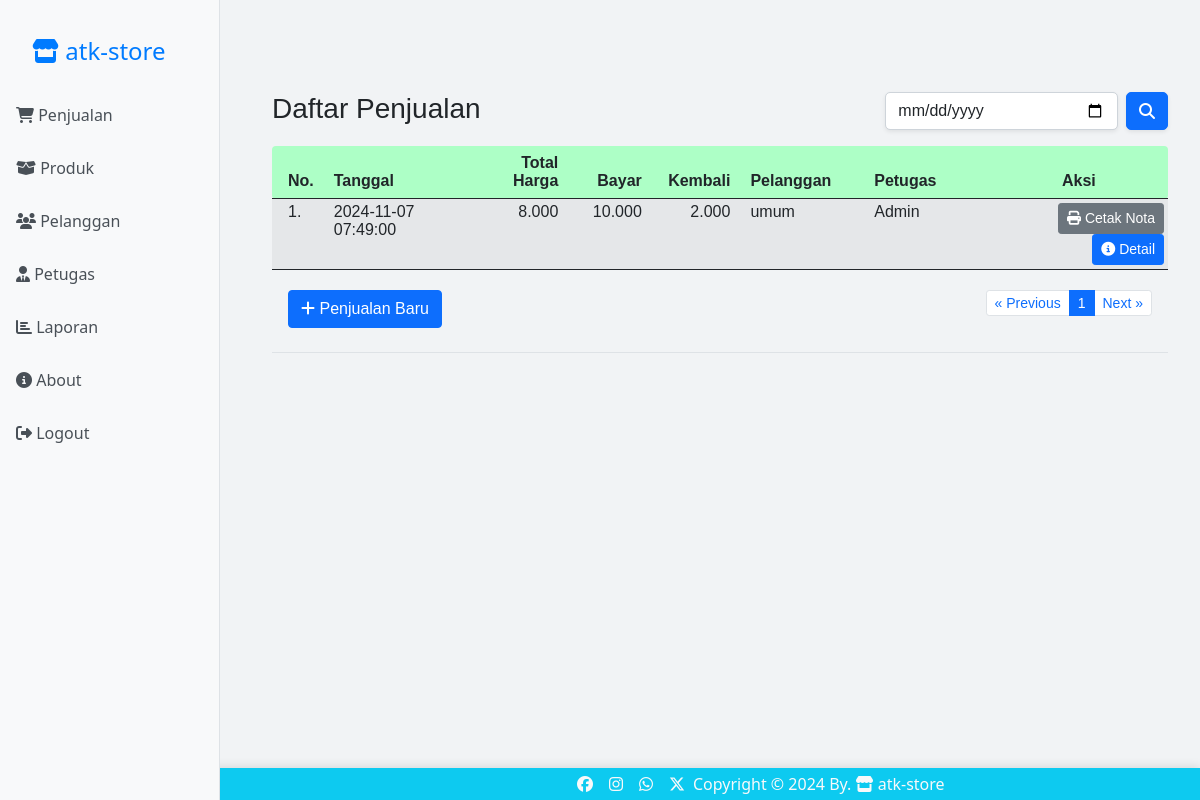
The app's page /penjualan/index.php (signed in) with its own data.
### tables this page shows
CREATE TABLE `penjualan` (
  `penjualan_id` int(11) NOT NULL,
  `tanggal` datetime DEFAULT NULL,
  `total_harga` int(11) DEFAULT NULL,
  `bayar` int(11) DEFAULT NULL,
  `id_pelanggan` int(11) DEFAULT NULL,
  `id_petugas` int(11) NOT NULL,
  `nama_petugas` varchar(30) DEFAULT NULL
);

CREATE TABLE `petugas` (
  `id_petugas` int(11) NOT NULL,
  `username` varchar(30) DEFAULT NULL,
  `password` varchar(100) DEFAULT NULL,
  `nama_petugas` varchar(35) DEFAULT NULL,
  `level` enum('admin','petugas') DEFAULT NULL
);

### penjualan/index.php (the view, shortened to what this page needs)
<?php
if (!isset($_SESSION['username']) && !isset($_SESSION['password'])) {
	?>
	<meta http-equiv="refresh" content="0;url=../login.php">
	<?php
} else {
	if (isset($_SESSION['penid'])) {
		?>
		<meta http-equiv="refresh" content="1;url=transaksi.php">
		<?php
	} else {
		?>
		<html>
		<!DOCTYPE html>
		<html lang="en">
		<head>
			<link rel="stylesheet" href="../bootstrap/css/bootstrap.min.css" />
			<link rel="stylesheet" href="../css/all.min.css">
			<link rel="stylesheet" href="css/fontawesome.min.css">
			<link rel="stylesheet" href="../styleMe.css">
		</head>
		<body>
			<?php include "../sidebar.php" ?>
			<main>
				<br><br><br>
				<div class="container">
					<div class="row">
						<div class="col-sm-8">
							<h3>Daftar Penjualan</h3>
						</div>
						<div class="col-sm-4">
							<form class="d-flex" method="GET" action="">
								<input class="form-control me-2 shadow-sm" type="date" name="tgl" style="border-radius: 5px;">
								<button class="btn btn-primary shadow-sm" type="submit" style="border-radius: 5px;">
									<i class="fas fa-search"></i>
								</button>
							</form>
						</div>
					</div>
					<table class="table table-hover table-striped table-sm">
						<thead class=" text-dark" style="background-color: #adffc6; color: white;">
							<tr>
								<th class="py-2 px-3 rounded-start" width="55px">No.</th>
								<th class="py-2" width="200px">Tanggal</th>
								<th class="py-2 text-end" width="100px">Total Harga</th>
								<th class="py-2 text-end" width="100px">Bayar</th>
								<th class="py-2 text-end" width="100px">Kembali</th>
								<th class="py-2 px-3" width="150px">Pelanggan</th>
								<th class="py-2" width="150px">Petugas</th>
								<th class="py-2 text-center rounded-end" width="250px">Aksi</th>
							</tr>
						</thead>
						<tbody>
							<?php
							include "../config.php";
							$id_petugas = $_SESSION['id_petugas'];
							$batas = 10;
							$halaman = isset($_GET['halaman']) ? (int) $_GET['halaman'] : 1;
							$halaman_awal = ($halaman > 1) ? ($halaman * $batas) - $batas : 0;
							$previous = $halaman - 1;
							$next = $halaman + 1;
							$tglskr = date("Y-m-d");
							if (isset($_GET['tgl'])) {
								$tgl = $_GET['tgl'];
								$sqldata = "select * from penjualan where tanggal like '$tgl%' and id_petugas='$id_petugas'";
							} else {
								$sqldata = "select * from penjualan where tanggal like '$tglskr%' and id_petugas='$id_petugas'";
							}
							$resdata = mysqli_query($koneksi, $sqldata);
							$jumlah_data = mysqli_num_rows($resdata);
							$total_halaman = ceil($jumlah_data / $batas);
							if (isset($_GET['tgl'])) {
								$tgl = $_GET['tgl'];
								$sql = "select * from penjualan where tanggal like '$tgl%' and id_petugas='$id_petugas' limit $halaman_awal, $batas";
							} else {
								$sql = "select * from penjualan where tanggal like '$tglskr%' and id_petugas='$id_petugas' limit $halaman_awal, $batas";
							}
							$result = mysqli_query($koneksi, $sql);
							$no = $halaman_awal + 1;
							while ($data = mysqli_fetch_array($result)) {
								$tohar = number_format($data['total_harga'], 0, ",", ".");
								$byr = number_format($data['bayar'], 0, ",", ".");
								$kembali = $data['bayar'] - $data['total_harga'];
								$kbl = number_format($kembali, 0, ",", ".");
								$id_pelanggan = $data['id_pelanggan'];
								$id_petugas = $data['id_petugas'];
								$sqlpetugas = "select * from petugas where id_petugas='$id_petugas'";
								$respetugas = mysqli_query($koneksi, $sqlpetugas);
								$dtpetugas = mysqli_fetch_array($respetugas);
								if (!$id_pelanggan) {
									$dtpelanggan['nama_pelanggan'] = 'umum';
								} else {
									$sqlpelanggan = "select * from pelanggan where id_pelanggan='$id_pelanggan'";
									$respelanggan = mysqli_query($koneksi, $sqlpelanggan);
									$dtpelanggan = mysqli_fetch_array($respelanggan);
								}
								?>
								<tr>
									<td class="px-3"><?= $no ?>.</td>
									<td><?= $data['tanggal'] ?></td>
									<td align="right"><?= $tohar ?></td>
									<td align="right"><?= $byr ?></td>
									<td align="right"><?= $kbl ?></td>
									<td class="px-3"><?= $dtpelanggan['nama_pelanggan'] ?></td>
									<td><?= $dtpetugas['nama_petugas'] ?></td>
									<td align="right">
										<a href="printnota.php?penid=<?= $data['penjualan_id'] ?>&kbl=<?= $kbl ?>" target="blank"
											class="btn btn-secondary btn-sm">
											<i class="fas fa-print"></i> Cetak Nota
										</a>
										<a href="detail_penjualan.php?penid=<?= $data['penjualan_id'] ?>&npet=<?= $dtpetugas['nama_petugas'] ?>&npel=<?= $dtpelanggan['nama_pelanggan'] ?>&tgl=<?= $data['tanggal'] ?>&byr=<?= $byr ?>&kbl=<?= $kbl ?>&halaman=<?= $halaman ?>"
											class="btn btn-primary btn-sm">
											<i class="fas fa-info-circle"></i> Detail
										</a>
									</td>
								</tr>
								<?php
								$no++;
							}
							?>
						</tbody>
						<tfoot>
							<tr>
								<td colspan="8" class="text-center">
									<div class="container">
										<div class="row">
											<div class="col-4 text-start py-3">
												<a class="btn btn-primary" href="penjualan_simpan.php">
													<i class="fas fa-plus"></i> Penjualan Baru
												</a>
											</div>
											<div class="col-8 text-end py-3">
												<ul class="pagination justify-content-end pagination-sm">
													<li class="page-item"><a class="page-link" <?php if ($halaman > 1) {
														echo "href='?halaman=$previous'";
													} ?>>&laquo; Previous</a></li>
													<?php
													for ($x = 1; $x <= $total_halaman; $x++) {
														if ($x == $halaman) {
															?>
															<li class="page-item active"><a class="page-link"
																	href="?halaman=<?php echo $x ?>"><?php echo $x; ?></a></li>
															<?php
														} else {
															?>
															<li class="page-item"><a class="page-link"
																	href="?halaman=<?php echo $x ?>"><?php echo $x; ?></a></li>
															<?php
														}
													}
													?>
													<li class="page-item"><a class="page-link" <?php if ($halaman < $total_halaman) {
														echo "href='?halaman=$next'";
													} ?>>Next &raquo;</a></li>
												</ul>
											</div>
										</div>
									</div>
								</td>
							</tr>
						</tfoot>
					</table>
				</div>
			</main>
		</body>
		</html>
	<?php }
} ?>

### styleMe.css (style rules this page uses)
main { margin-left: 240px; padding: 20px; font-family: "Arial", sans-serif; }
body { background-color: #f1f3f5; }

### records on screen
penjualan: tanggal "2024-11-07 07:49:00", total_harga "8.000", bayar "10.000", kbl "2.000", nama_pelanggan "umum", id_petugas.nama_petugas "Admin"
